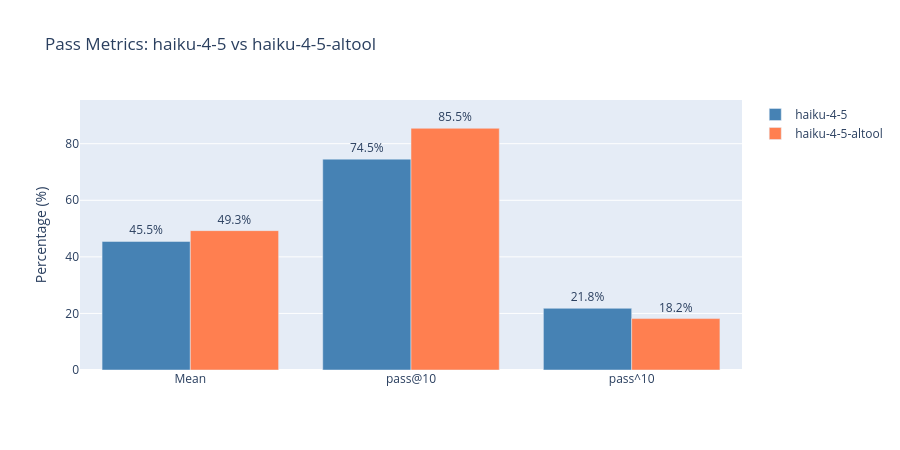

The code cell stored with this chart in its notebook:
### Code cell
# Visualize pass metrics comparison
metrics_names = ["Mean", f"pass@{K_RUNS}", f"pass^{K_RUNS}"]
baseline_vals = [baseline_metrics["mean_pct"], baseline_metrics["pass_at_k"] * 100, baseline_metrics["pass_hat_k"] * 100]
altool_vals = [altool_metrics["mean_pct"], altool_metrics["pass_at_k"] * 100, altool_metrics["pass_hat_k"] * 100]

fig = go.Figure()
fig.add_trace(go.Bar(name=BASELINE_NAME, x=metrics_names, y=baseline_vals, marker_color="steelblue", text=[f"{v:.1f}%" for v in baseline_vals], textposition="outside"))
fig.add_trace(go.Bar(name=ALTOOL_NAME, x=metrics_names, y=altool_vals, marker_color="coral", text=[f"{v:.1f}%" for v in altool_vals], textposition="outside"))

fig.update_layout(
    barmode="group",
    title_text=f"Pass Metrics: {BASELINE_NAME} vs {ALTOOL_NAME}",
    yaxis_title="Percentage (%)",
    height=450,
    yaxis_range=[0, max(*baseline_vals, *altool_vals) + 10],
)
fig.show()

### Figure 1 — Plotly figure (JSON) as saved in the notebook; plotly's stock layout.template omitted (floating-point values rounded to 4 significant figures)
{"data": [{"marker": {"color": "steelblue"}, "name": "haiku-4-5", "text": ["45.5%", "74.5%", "21.8%"], "textposition": "outside", "type": "bar", "x": ["Mean", "pass@10", "pass^10"], "y": [45.45, 74.55, 21.82]}, {"marker": {"color": "coral"}, "name": "haiku-4-5-altool", "text": ["49.3%", "85.5%", "18.2%"], "textposition": "outside", "type": "bar", "x": ["Mean", "pass@10", "pass^10"], "y": [49.27, 85.45, 18.18]}], "layout": {"barmode": "group", "height": 450, "title": {"text": "Pass Metrics: haiku-4-5 vs haiku-4-5-altool"}, "yaxis": {"range": [0, 95.45], "title": {"text": "Percentage (%)"}}}}
